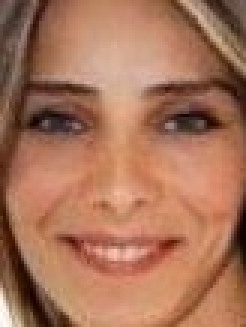
#> input picture data/Training/female/117432.jpg.jpg, 82 x 109 px, given as the content of the folder data/Training/male, which was not available (shown 3 times larger)
$ python real_time_detection.py
#> lines starting #> are read from the running program, lines starting #| are printed output that depends on the picture; after the words box and inside, x2 and y2 are one past the last pixel; in counts of white or black regions, pixels touching at a corner belong together; pictures that were not available may be replaced by others from this repository, and a replacement may not be noted
### algoritma.py
import cv2
from sklearn.model_selection import train_test_split
import pandas as pd
import os
import matplotlib.pyplot as plt


from sklearn.datasets import fetch_openml  # veri kümesi için kullanılır
from skimage.filters import threshold_otsu


from sklearn.tree import DecisionTreeClassifier # karar ağacı sınıflandırma modeli
from sklearn.ensemble import RandomForestClassifier # rastgele orman sınıflandırma modeli

from sklearn.metrics import accuracy_score # başarım ölçütü
from sklearn.metrics import f1_score # başarım ölçütü

from sklearn.metrics import confusion_matrix , ConfusionMatrixDisplay # confusion matrix hesaplama ve gösterimi

import numpy as np


location = "data/Training/"

training_data = []

gender = ["male" , "female"]


for x in gender:
    num_gender = gender.index(x)
    for i in os.listdir(location+str(x)):
        data = cv2.imread(location + x + "/" + str(i) )
#> data is the input picture: shape (109, 82, 3); mean B, G, R 89.1, 115, 167.9
        data_1 = cv2.cvtColor(data , cv2.COLOR_BGR2GRAY)
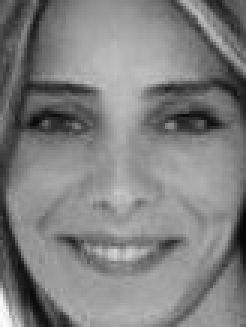
#> data_1: shape (109, 82) (shown 3 times larger); min 5, max 252, mean 127.9
        data_2 = cv2.resize(data_1 , (50,50))
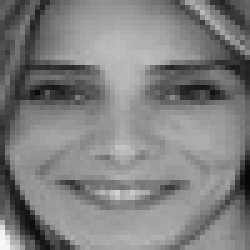
#> data_2: shape (50, 50) (shown 5 times larger); min 6, max 249, mean 127.7
        training_data.append([data_2 , num_gender])
#> pass 2 of the loop `for x in gender:`:
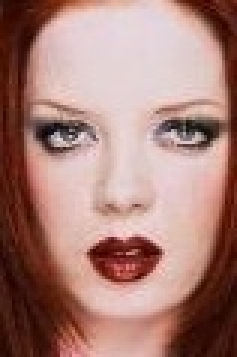
#> input picture data/Training/female/113537.jpg.jpg, 79 x 119 px (shown 3 times larger)
#> data is the input picture: shape (119, 79, 3); mean B, G, R 119.8, 127.6, 168.6
#> `data_1 = cv2.cvtColor(data , cv2.COLOR_BGR2GRAY)`:
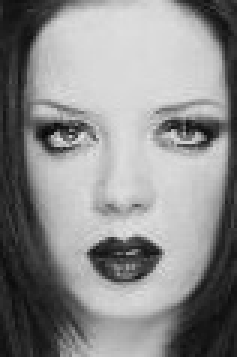
#> data_1: shape (119, 79) (shown 3 times larger); min 3, max 228, mean 139
#> `data_2 = cv2.resize(data_1 , (50,50))`:
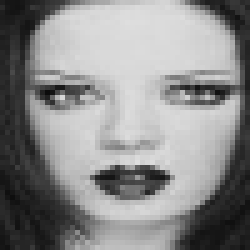
#> data_2: shape (50, 50) (shown 5 times larger); min 12, max 223, mean 138.8

main_data = pd.DataFrame(training_data)

main_data['Gender'] = main_data[1]
del main_data[1]

main_data['Images'] = main_data[0]

del main_data[0]


X_clean = []
for image in main_data["Images"] :
    threshold_value = threshold_otsu(image)
    binary_image = image > threshold_value
    X_clean.append(binary_image.flatten())
#> this loop made 7 passes
#> pass 1, `binary_image = image > threshold_value`:
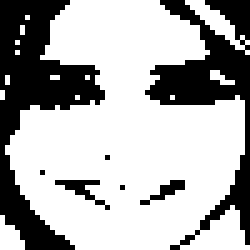
#> binary_image: shape (50, 50) bool (shown 5 times larger); 68.2% white; 7 black regions (4 under 20 px), largest, box (x1, y1, x2, y2) and area: (0, 0, 21, 50) 423, (29, 0, 50, 50) 331, (11, 36, 22, 42) 21
#> pass 3, `binary_image = image > threshold_value`:
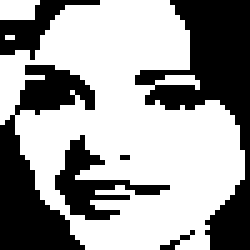
#> binary_image: shape (50, 50) bool (shown 5 times larger); 61% white; 6 black regions (2 under 20 px), largest, box (x1, y1, x2, y2) and area: (27, 0, 50, 50) 435, (0, 13, 19, 50) 321, (11, 27, 34, 44) 126, (0, 0, 20, 12) 83
#> after the loop:
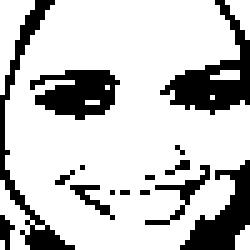
#> binary_image: shape (50, 50) bool (shown 5 times larger); 76.8% white; 15 black regions (10 under 20 px), largest, box (x1, y1, x2, y2) and area: (32, 0, 50, 23) 146, (0, 0, 15, 50) 118, (6, 14, 24, 24) 116, (36, 32, 50, 50) 112, (29, 33, 42, 45) 34


x_train , x_test , y_train , y_test = train_test_split(X_clean , main_data["Gender"] , test_size=0.2 , random_state=42)


model =  RandomForestClassifier()

# model eğitimi
model.fit(x_train , y_train)

# test veri kümesi üzerinden tahmin yapılması

y_pred = model.predict(x_test)


accuracy = accuracy_score(y_test , y_pred)
print("accuracy: " , accuracy)
image_array = np.array(image)
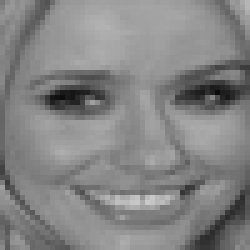
#> image_array: shape (50, 50) (shown 5 times larger); min 12, max 202, mean 132.2
# [6 lines left out: function algorithm, not called in this run]


### real_time_detection.py
import cv2
import algoritma
from sklearn.model_selection import train_test_split
import pandas as pd
import matplotlib.pyplot as plt
from skimage.filters import threshold_otsu


def video_capture(bfr):
#> called with bfr = 0
    capture = cv2.VideoCapture(bfr)
    capture.set(cv2.CAP_PROP_FRAME_WIDTH, 1080)
    capture.set(cv2.CAP_PROP_FRAME_HEIGHT, 720)


    while True:
        kontrol , frame = capture.read()
        frame1 = cv2.cvtColor(frame , cv2.COLOR_RGB2GRAY)
        frame2 = cv2.resize(frame1 , (50,50))


        threshold_value = threshold_otsu(frame2)
#> threshold_value = 101
        binary_image = frame2 > threshold_value
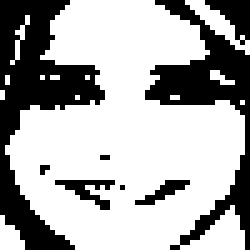
#> binary_image: shape (50, 50) bool (shown 5 times larger); 67.2% white; 8 black regions (3 under 20 px), largest, box (x1, y1, x2, y2) and area: (0, 0, 21, 50) 416, (29, 0, 50, 50) 306, (41, 0, 50, 9) 41, (11, 36, 23, 42) 30, (27, 36, 38, 41) 22
        image_array = binary_image.flatten()
        image_array = image_array.reshape(1,-1)
        prediction= algoritma.model.predict(image_array)
#> prediction = [1]


        if prediction == 1:
            cv2.putText(frame,"Kadin", (10,700), cv2.FONT_HERSHEY_SIMPLEX, 2, (0,0,255),10)
        if prediction== 0:
            cv2.putText(frame,"Erkek", (10,700), cv2.FONT_HERSHEY_SIMPLEX, 2, (255,0,0),10)


        cv2.imshow("frame" , frame)


        frame1 = cv2.cvtColor(frame , cv2.COLOR_RGB2GRAY)
        frame2 = cv2.resize(frame1 , (50,50))


        if cv2.waitKey(1) & 0xFF == ord("q"):# q tuşu ile çıkış işlemi gerçekleştirir
#> (key q is pressed here)
            break
    cv2.destroyAllWindows()

if __name__=='__main__':
    video_capture(0)
